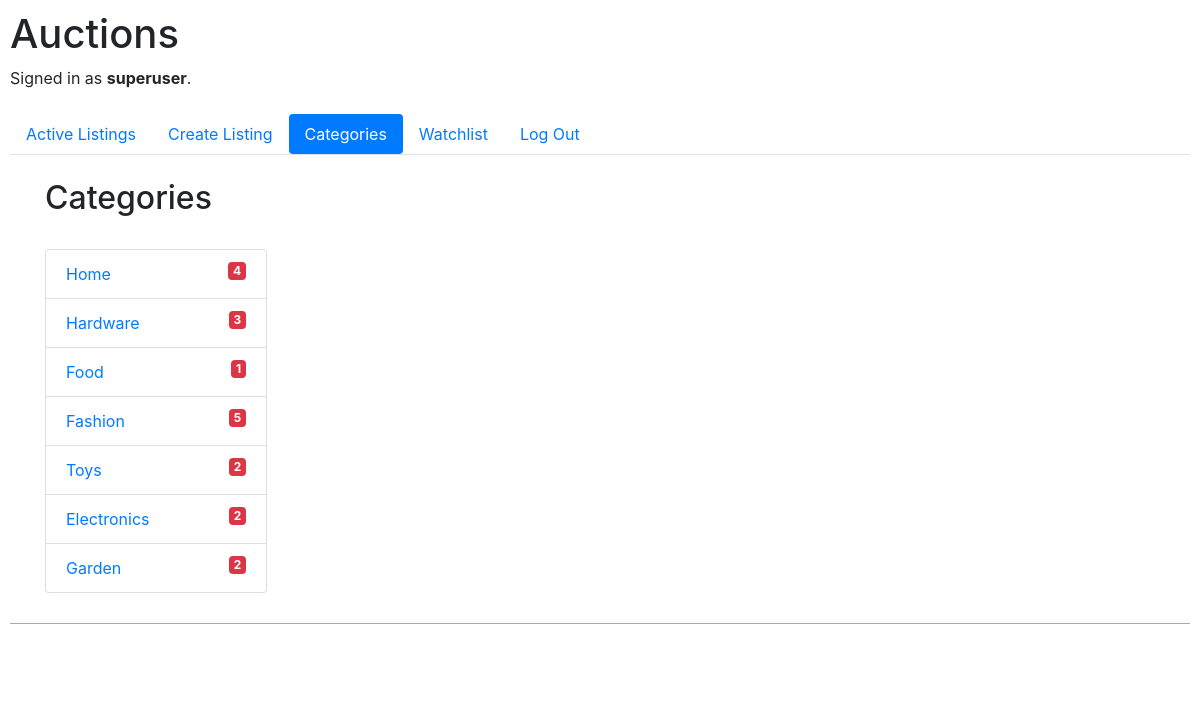
Page /categories (signed in) on the committed database.
### auctions/models.py (models this page shows)
class User(AbstractUser):
    pass

class Category(models.Model):
    name = models.CharField(max_length=24)
    listings = models.ManyToManyField(Listing, blank=True, related_name="categories")
    def __str__(self):
        return f"{self.name}"

### auctions/views.py (the view)
# urls.py: path("categories", views.categories, name="categories")
def categories(request):
    return render(request, "auctions/categories.html", {
        "categories": Category.objects.all()
    })

### auctions/templates/auctions/categories.html
{% extends "auctions/layout.html" %}
{% block body %}
    <div class="container">
        <h2>Categories</h2><br>
        <ul class="list-group" style="width: 20%;">
            {% for category in categories %}
                <li class="list-group-item">
                    <a href="{% url 'index' %}?category_id={{ category.id }}">{{ category }}</a>
                    <div class="badge badge-danger" style="float: right;">
                        {{ category.listings.all|length }}
                    </div>
                </li>
            {% empty %}
                No Categories.
            {% endfor %}
        </ul>
    </div>
{% endblock %}

### auctions/templates/auctions/layout.html (shortened to what this page needs)
{% load static %}
<!DOCTYPE html>
<html lang="en">
    <head>
        <link rel="stylesheet" href="https://stackpath.bootstrapcdn.com/bootstrap/4.4.1/css/bootstrap.min.css">
        <link href="{% static 'auctions/styles.css' %}" rel="stylesheet">
    </head>
    <body>
        <div class="header">
            <h1>Auctions</h1>
            <div>
                {% if user.is_authenticated %}
                    Signed in as <strong>{{ user.username }}</strong>.
                {% else %}
                    Not signed in.
                {% endif %}
            </div><br>
            {% url 'index' as url_index %}
            {% url 'create' as url_create %}
            {% url 'categories' as url_categories %}
            {% url 'watchlist' as url_watchlist %}
            {% url 'logout' as url_logout %}
            {% url 'login' as url_login %}
            {% url 'register' as url_register %}
            <nav class="navbar-light bg-white border-bottom" style="width: 100%;">
                <ul class="nav nav-pills">
                    <li class="nav-item">
                        <a class="nav-link {% if request.path == url_index %}active{% endif %}" href="{% url 'index' %}">Active Listings</a>
                    </li>
                    {% if user.is_authenticated %}
                        <li class="nav-item">
                            <a class="nav-link {% if request.path == url_create %}active{% endif %}" href="{% url 'create' %}">Create Listing</a>
                        </li>
                        <li class="nav-item">
                            <a class="nav-link {% if request.path == url_categories %}active{% endif %}" href="{% url 'categories' %}">Categories</a>
                        </li>
                        <li class="nav-item">
                            <a class="nav-link {% if request.path == url_watchlist %}active{% endif %}" href="{% url 'watchlist' %}">Watchlist</a>
                        </li>
                        <li class="nav-item">
                            <a class="nav-link {% if request.path == url_logout %}active{% endif %}" href="{% url 'logout' %}">Log Out</a>
                        </li>
                    {% endif %}
                </ul>
            </nav>
        </div>
        <br>
        {% block body %}
        {% endblock %}
        <div class="footer" style="margin-top:30px; height: 60px; background-color: white; border-top: 1px darkgray solid">
        </div>
    </body>
</html>

### auctions/static/auctions/styles.css (style rules this page uses)
body { padding: 10px; }

### rows in the picture
User: username "superuser"
Category: name "Home", listings.all|length "4"
Category: name "Hardware", listings.all|length "3"
Category: name "Food", listings.all|length "1"
Category: name "Fashion", listings.all|length "5"
Category: name "Toys", listings.all|length "2"
Category: name "Electronics", listings.all|length "2"
Category: name "Garden", listings.all|length "2"
